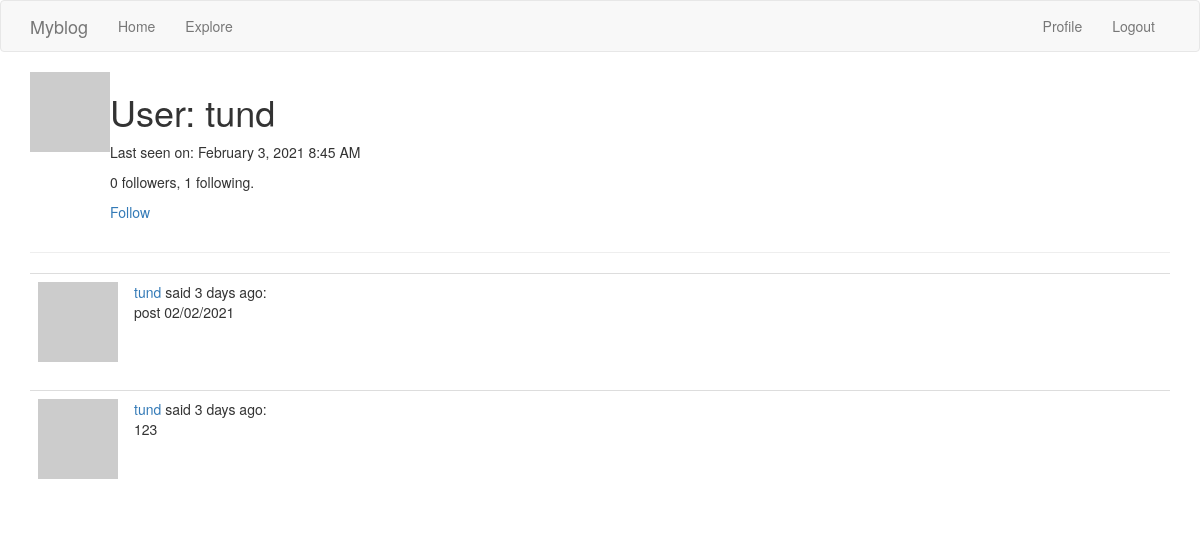
Before: /user/tund (signed in) with the older database file.
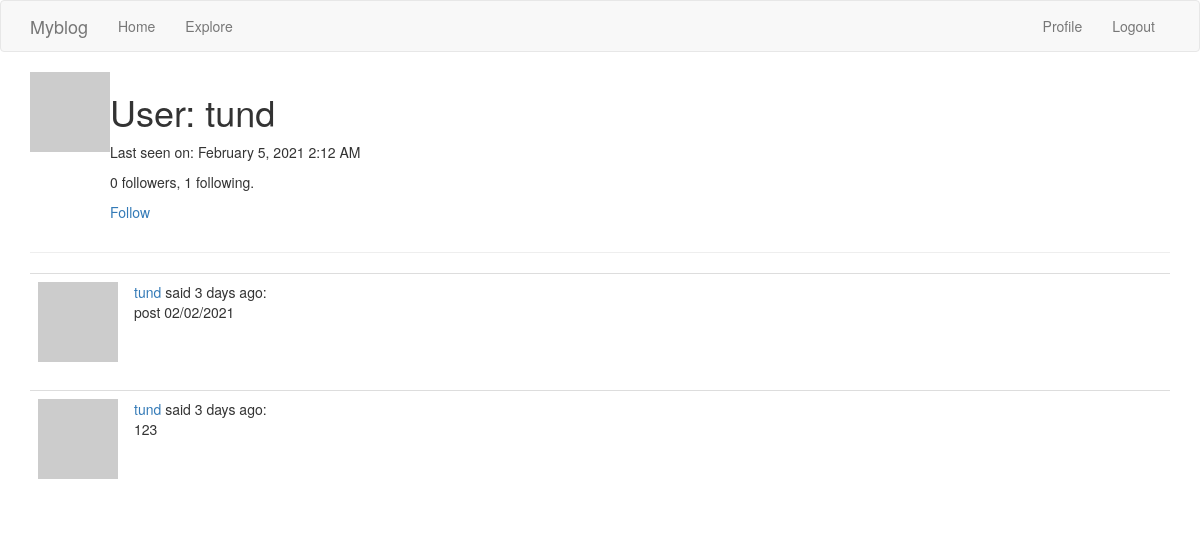
After: the same page with the newer database file.
### app/models.py (models this page shows, shortened)
class User(UserMixin, db.Model):
    id = db.Column(db.Integer, primary_key=True)
    username = db.Column(db.String(64), index=True, unique=True)
    email = db.Column(db.String(120), index=True, unique=True)
    password_hash = db.Column(db.String(128))
    posts = db.relationship('Post', backref='author', lazy='dynamic')
    about_me = db.Column(db.String(140))
    last_seen = db.Column(db.DateTime, default=datetime.utcnow)
    followed = db.relationship(
        'User', secondary=followers,
        primaryjoin=(followers.c.follower_id==id),
        secondaryjoin=(followers.c.followed_id==id),
        backref=db.backref('followers', lazy='dynamic'), lazy='dynamic'
    )
    def avatar(self, size):
        digest = md5(self.email.lower().encode('utf-8')).hexdigest()
        return 'https://www.gravatar.com/avatar/{}?d=identicon&s={}'.format(
            digest, size)
    def is_following(self, user):
        return self.followed.filter(
            followers.c.followed_id == user.id).count() > 0

### app/routes.py (the view)
@app.route('/user/<username>')
@login_required
def user(username):
    user = User.query.filter_by(username=username).first_or_404()
    page = request.args.get('page', 1, type=int)
    posts = user.posts.order_by(Post.timestamp.desc()).paginate(
        page, app.config['POSTS_PER_PAGE'], False)
    next_url = url_for('user', username=user.username, page=posts.next_num) \
        if posts.has_next else None
    prev_url = url_for('user', username=user.username, page=posts.prev_num) \
        if posts.has_prev else None
    return render_template('user.html', user=user, posts=posts.items,
                           next_url=next_url, prev_url=prev_url)

### app/models.py (called while the page is built)
@login.user_loader
def Load_user(id):
    return User.query.get(int(id))

### app/routes.py (called while the page is built)
@app.before_request #goi ham nay truoc khi goi ham hien thi
def before_request():
    if current_user.is_authenticated:
        current_user.last_seen = datetime.utcnow()
        db.session.commit()

### app/templates/user.html (shortened to what this page needs)
{% extends "base.html" %}
{% block app_content %}
    <table>
        <tr valign="top">
            <td><img src="{{user.avatar(128)}}"></td>
            <td>
                <h1>User: {{ user.username }}</h1>
                {% if user.last_seen %}<p>Last seen on: {{ moment(user.last_seen).format('LLL') }}</p>{% endif %}
                <p>{{ user.followers.count() }} followers, {{ user.followed.count() }} following.</p>
                {% if user == current_user %}
                <p><a href="{{ url_for('edit_profile') }}">Edit your profile</a></p>
                {% elif not current_user.is_following(user) %}
                <p><a href="{{ url_for('follow', username=user.username) }}">Follow</a></p>
                {% else %}
                <p><a href="{{ url_for('unfollow', username=user.username) }}">Unfollow</a></p>
                {% endif %}
            </td>
        </tr>
    </table>
    <hr>
    {% for post in posts %}
        {% include '_post.html' %}
    {% endfor %}
{% endblock %}

Changed rows visible on the page:
changed User "tund": last_seen "February 3, 2021 8:45 AM" → "February 5, 2021 2:12 AM"
